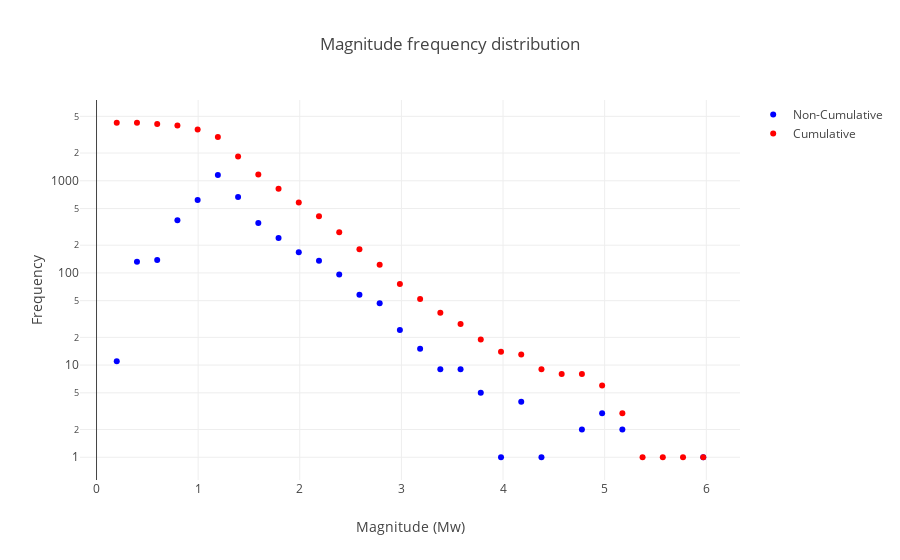

Notebook source saved alongside this figure:
### Code cell
trace2 = go.Scatter(x = base, y = values, name='Non-Cumulative',
                    mode='markers',
                   marker = dict(color = 'blue'))
                    
trace3 = go.Scatter(x = base, y = cumulative[::-1], name='Cumulative',
                    mode='markers',
                   marker = dict(color = 'red'))
data2 = [trace2, trace3]
layout = go.Layout(title='Magnitude frequency distribution',
                   xaxis= dict(title='Magnitude (Mw)'),
                   yaxis =dict(title='Frequency', type='log'))

fig = go.Figure(data=data2, layout=layout)
iplot(fig)

### Figure 1 — Plotly figure (JSON) as saved in the notebook; plotly's stock layout.template omitted (floating-point values rounded to 4 significant figures)
{"data": [{"marker": {"color": "blue"}, "mode": "markers", "name": "Non-Cumulative", "type": "scatter", "x": [0.199, 0.398, 0.597, 0.796, 0.995, 1.194, 1.393, 1.592, 1.791, 1.99, 2.189, 2.388, 2.587, 2.786, 2.985, 3.184, 3.383, 3.582, 3.781, 3.98, 4.179, 4.378, 4.577, 4.776, 4.975, 5.174, 5.373, 5.572, 5.771, 5.97], "y": [11, 132, 138, 372, 617, 1157, 667, 348, 240, 168, 136, 96, 58, 47, 24, 15, 9, 9, 5, 1, 4, 1, 0, 2, 3, 2, 0, 0, 0, 1]}, {"marker": {"color": "red"}, "mode": "markers", "name": "Cumulative", "type": "scatter", "x": [0.199, 0.398, 0.597, 0.796, 0.995, 1.194, 1.393, 1.592, 1.791, 1.99, 2.189, 2.388, 2.587, 2.786, 2.985, 3.184, 3.383, 3.582, 3.781, 3.98, 4.179, 4.378, 4.577, 4.776, 4.975, 5.174, 5.373, 5.572, 5.771, 5.97], "y": [4263, 4252, 4120, 3982, 3610, 2993, 1836, 1169, 821, 581, 413, 277, 181, 123, 76, 52, 37, 28, 19, 14, 13, 9, 8, 8, 6, 3, 1, 1, 1, 1]}], "layout": {"title": "Magnitude frequency distribution", "xaxis": {"title": "Magnitude (Mw)"}, "yaxis": {"title": "Frequency", "type": "log"}}}
